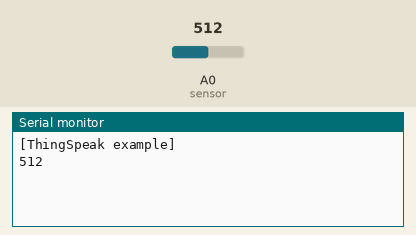
Simulated run of this sketch. Board: Arduino Uno, built with avr-gcc and run on an emulated ATmega328P. On the bench: the last lines printed to the serial monitor. The test bench sets the inputs (shaded band); at power-on: A0 (sensor) = 512.

Above: at 18.0 s.
18.1 s: A0 (sensor) set to 716
At 20.8 s:
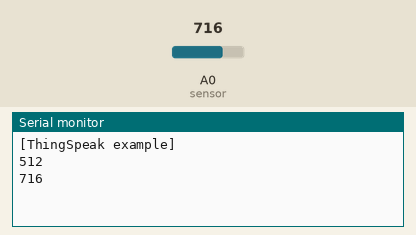
32.3 s: A0 (sensor) set to 900
At 34.7 s:
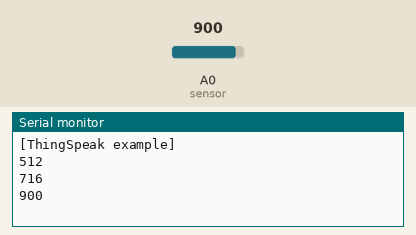
Timing chart, 0 to 36.2 s (numbered marks = the images above; inputs shaded):
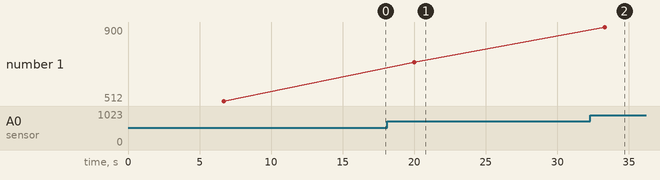

The sketch:

LuminosidadeShield.ino
```cpp
#include <EtherCard.h>

#define APIKEY "Minha chave do canal no ThingSpeak" // put your key here
#define ethCSpin 10 // seu pino CS/SS.

static byte mymac[] = { 0x74,0x69,0x69,0x2D,0x30,0x31 };
const char website[] PROGMEM = "api.thingspeak.com";
byte Ethernet::buffer[700];
uint32_t timer;
Stash stash;
byte session;

int res = 100; // was 0
int sensor = 0;

void setup () {
  Serial.begin(9600);
  Serial.println("\n[ThingSpeak example]");

  //Initialize Ethernet
  initialize_ethernet();
}

void loop () {
  //if correct answer is not received then re-initialize ethernet module
  if (res > 220){
    initialize_ethernet();
  }
  res = res + 1;
  ether.packetLoop(ether.packetReceive());
  //200 res = 10 seconds (50ms each res)
  if (res == 200) {
    //Generate random info
    int demo = analogRead(sensor);
    delay(1000);
    String msje;

    if (demo < 250){
      msje = "low";
    }
    else{
      msje = "high";
    }

    byte sd = stash.create();
    stash.print("field1=");
    stash.print(demo);
    //stash.print("&field2=");
    //stash.print(one);
    stash.save();
    //Display data to be sent
    Serial.println(demo);
    // generate the header with payload - note that the stash size is used,
    // and that a "stash descriptor" is passed in as argument using "$H"
    Stash::prepare(PSTR("POST /update HTTP/1.0" "\r\n"
      "Host: $F" "\r\n"
      "Connection: close" "\r\n"
      "X-THINGSPEAKAPIKEY: $F" "\r\n"
      "Content-Type: application/x-www-form-urlencoded" "\r\n"
      "Content-Length: $D" "\r\n"
      "\r\n"
      "$H"),
    website, PSTR(APIKEY), stash.size(), sd);
    // send the packet - this also releases all stash buffers once done
    session = ether.tcpSend();
 int freeCount = stash.freeCount();
    if (freeCount <= 3) {   Stash::initMap(56); }
  }
   const char* reply = ether.tcpReply(session);

   if (reply != 0) {
     res = 0;
     Serial.println(F(" >>>REPLY recieved...."));
     Serial.println(reply);
   }
   delay(300);
}
void initialize_ethernet(void){
  for(;;){ // keep trying until you succeed

    if (ether.begin(sizeof Ethernet::buffer, mymac, ethCSpin) == 0){
      Serial.println( "Falha ao acessar o controlador");
      continue;
    }

    if (!ether.dhcpSetup()){
      Serial.println("falha DHCP");
      continue;
    }

    ether.printIp("IP:  ", ether.myip);
    ether.printIp("GW:  ", ether.gwip);
    ether.printIp("DNS: ", ether.dnsip);

    if (!ether.dnsLookup(website))
      Serial.println("DNS failed");
    ether.printIp("SRV: ", ether.hisip);
    //reset init value
    res = 180;
    break;
  }
}
```

Measured:
- after the input at 18.1 s, the serial monitor: prints a new line after 1.9 s (image 1)
- after the input at 32.3 s, the serial monitor: prints a new line after 1.0 s (image 2)
- plotted number 1: 512 → 716 after the input at 18.1 s, 716 → 900 after the input at 32.3 s
